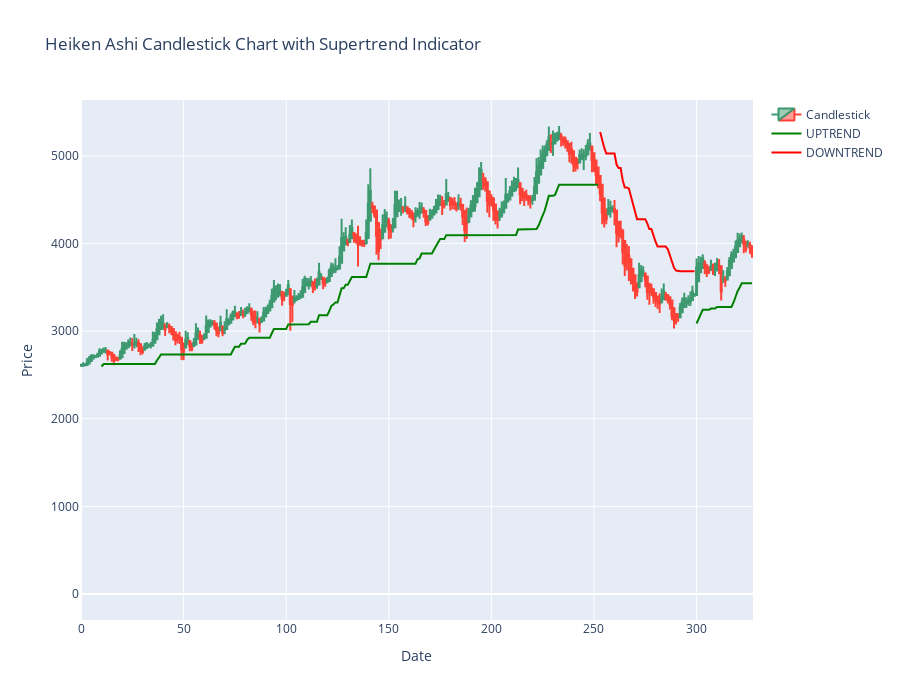

Write notebook code for a chart like this one.
### Markdown cell above
<b>Visulatization of Supertrend on Heiken Ashi Candles

### Code cell
# Heiken Ashi Candlestick chart
fig = go.Figure(data=[
    go.Candlestick(
        x=df_combined.index,
        open=df_combined['open'],
        high=df_combined['high'],
        low=df_combined['low'],
        close=df_combined['close'],
        name='Candlestick')])

# Green for Uptrend
fig.add_trace(go.Scatter(
    x=df_combined.index,
    y=df_combined['supertrend'].where(df_combined['supertrend_direction'] == 1),
    mode='lines',
    line=dict(color='green', width=2),
    name='UPTREND'))

# Red for Downtrend
fig.add_trace(go.Scatter(
    x=df_combined.index,
    y=df_combined['supertrend'].where(df_combined['supertrend_direction'] == -1),
    mode='lines',
    line=dict(color='red', width=2),
    name='DOWNTREND'))

fig.update_layout(
    title='Heiken Ashi Candlestick Chart with Supertrend Indicator',
    xaxis_title='Date',
    yaxis_title='Price',
    xaxis_rangeslider_visible=False,
    height=700)

fig.show()

### Figure 1 — Plotly figure (JSON) as saved in the notebook; plotly's stock layout.template omitted (floating-point values rounded to 4 significant figures; data arrays with more than 128 entries replaced by an {"elided": "..."} marker saying what was removed)
{"data": [{"close": {"elided": "328 float values"}, "high": {"elided": "328 float values"}, "low": {"elided": "328 float values"}, "name": "Candlestick", "open": {"elided": "328 float values"}, "type": "candlestick", "x": {"elided": "328 int values"}}, {"line": {"color": "green", "width": 2}, "mode": "lines", "name": "UPTREND", "type": "scatter", "x": {"elided": "328 int values"}, "y": {"elided": "328 float values"}}, {"line": {"color": "red", "width": 2}, "mode": "lines", "name": "DOWNTREND", "type": "scatter", "x": {"elided": "328 int values"}, "y": {"elided": "328 float values"}}], "layout": {"height": 700, "title": {"text": "Heiken Ashi Candlestick Chart with Supertrend Indicator"}, "xaxis": {"rangeslider": {"visible": false}, "title": {"text": "Date"}}, "yaxis": {"title": {"text": "Price"}}}}
